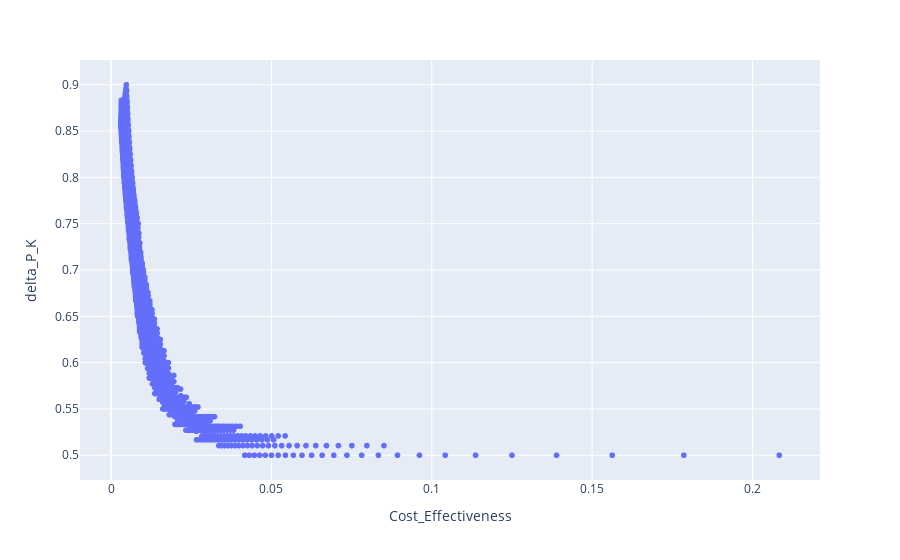

Source (notebook cell):
### Code cell
fig = px.scatter(max_decoys, y='delta_P_K', x='Cost_Effectiveness')
fig.show()

### Figure 1 — Plotly figure (JSON) as saved in the notebook; plotly's stock layout.template omitted (floating-point values rounded to 4 significant figures; data arrays with more than 128 entries replaced by an {"elided": "..."} marker saying what was removed)
{"data": [{"hovertemplate": "Cost_Effectiveness=%{x}<br>delta_P_K=%{y}<extra></extra>", "legendgroup": "", "marker": {"color": "#636efa", "symbol": "circle"}, "mode": "markers", "name": "", "showlegend": false, "type": "scattergl", "x": {"elided": "15625 float values"}, "xaxis": "x", "y": {"elided": "15625 float values"}, "yaxis": "y"}], "layout": {"legend": {"tracegroupgap": 0}, "margin": {"t": 60}, "xaxis": {"anchor": "y", "domain": [0, 1], "title": {"text": "Cost_Effectiveness"}}, "yaxis": {"anchor": "x", "domain": [0, 1], "title": {"text": "delta_P_K"}}}}
